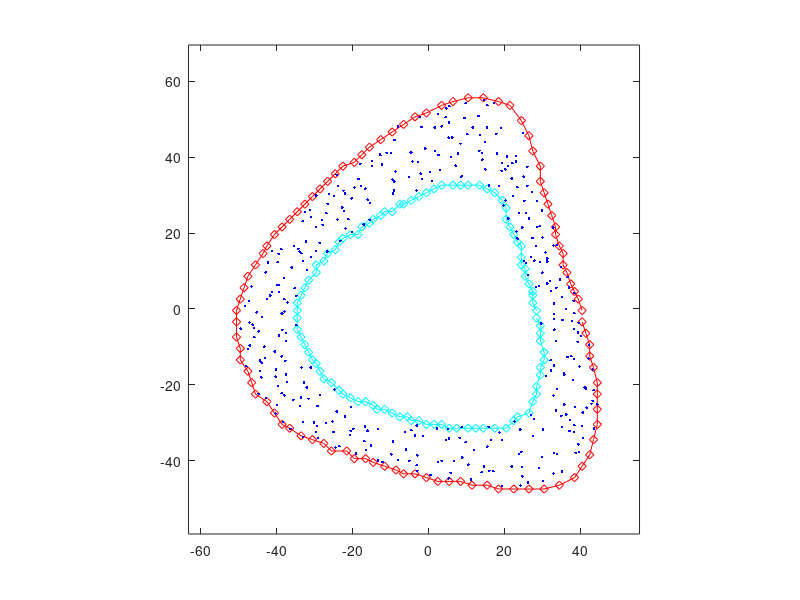

MATLAB code for this plot: (Note: this script raises an error after producing the figure.)
close all;
clear all;
%
% THIS PROGRAM COMPUTES PERIBFR AND ENDOBFR FOR A PARA LIST IN YOUNG AND
% FOR AGED BONE CELL NETWORKS EXPOSED TO DISTINCT PROTOCOLS.  This program
% computes PeriBFR under the null hypothesis that a 12 para ABM (6 paras
% for young and 6 for aged) is sufficient to describe periosteal BFR
% induced by 10 protocols in young animals and by 7 protocols in aged
% animals.  



%% in this program, the fact that sigmoid equations are non zero at below
%% the min threshold has been accounted for by setting the Ca signaling
%% value representive of zero as 0.67 (which is the value of the expression
%% (100*1/(1+exp(5)).  This is true regardless of min and max thresholds
% %% 
% In this program, the osteocyte is the mechanosensor and all cells %
% communicate with all others.  While the model retains the previous
% hypothesis re the real-time signaling module (i.e., 6 paras Temax, Temin,
% Tcmax, Tcmin, Rt, M0), but Tcmax and Tcmin have been assigned arbitrary
% fixed values.  the remaining module has been completely modified.
%
% Now, once real-time signaling is obtained for each protocol in
% osteoblasts, a geometric moving average with an 'infinite' backwards
% window is computed to obtain downstream 'gene' expression that is
% activated due to real-time Ca2+ signaling where 'gene(t) =
% gene(t-1)*Decay+Ca(t)' and where 0<Decay<1.  The gene expression, when above a threshold
% ('GeneThreshold') when integrated over the protocol duration (+extratime)
% provides the osteogenic index ('OsteoIndex') for the protocol.  The
% 'OsteoIndex' is then related to MAR via a two parameter sigmoid that
% defines MARmax and OsteoIndexMax. When a cell has MAR=0, the
% corresponding MS for that cell equals 0, else MS = 100%.  In this
% fashion, MS and MAR are computed for each cell and used to calculate
% tissue level MS, MAR and BFR.
%
%

%%  Initial Parameter and Protocal Input


%  In this cell, the protocals and parameters are input, as are the
%  location of cells.  In addition, the neighborhood is set up for a radius
%  of 5 (need to change once code is finished.  The max time for each
%  protocal is also calculated (might want to do this on an individual
%  basis inside the prot loop instead???

%%%%%%%%%%%%%%%%%%%%%%%%%%%%%%%%%%%%%%%%%%%%%%%%%%%%
%   Input the variable sizes here
%   This program will only accept a single parameter list
%%%%%%%%%%%%%%%%%%%%%%%%%%%%%%%%%%%%%%%%%%%%%%%%%%%%

% reading the list of parameter and their values for the ABM
% Assumes the parameters are listed as follows:
% Temax,Temin,Rt,M0,Decay,GeneThreshold,OsteoIndexMax,MARmax

%  Due to prior investigation, TCmin and TCmax parameters were robust (or
%  in Thomas's wording irrelevant) so they are arbitrarily specified as a
%  non-zero value.
Tcmin = 2.5;% TCmax is really irrelevant....

paralist=dlmread('para.txt');
npara=size(paralist,1)
nABM=size(paralist,2) % Number of columns representing number of parameters (no use as of yet)

% input the parameter which is the same for the 8 para ABM between young
% and old ABMs
Samepara=input('Para number in 6 para ABM which is the same between young and aged ABMs?');

if Samepara > 0
    paralist(:,Samepara)=(paralist(:,Samepara)+paralist(:,Samepara+nABM/2))/2;
    paralist(:,Samepara+nABM/2)=paralist(:,Samepara);
end

% reading the protocols
% PROTOCOLS ARE SPECIFIED AS FOLLOWS
% Strain, Total Cycles, Rest Interval, Cycle Grouping (following which, rest is inserted)!
% e.g., 1250,50, 10,5 would implie a protocol inducing 1250 me strain for 50 cycles with a 10-s rest
% inserted between every 5 load cycles.

%  Because this program requires information from both young and aged data
%  sets, we are reading these data sets individual and using them when
%  necessary.

%  Reading old Protocol list
prot_old=dlmread('prot_old7.txt');  %i.e. 'loading waveforms'
nprot_old=size(prot_old,1);  %number of protocals to examine

%  Reading young protocol list
prot_young=dlmread('prot_young.txt');
nprot_young=size(prot_young,1);

%  Combining young and aged protocol lists
prot = [prot_young;prot_old];
nprot = nprot_young + nprot_old;
%nprot=1
% extratime=input('how many extra seconds should real-time signaling be computed for?');
extratime=200;
prottime=((prot(:,4)+prot(:,3)).*prot(:,2)./prot(:,4));
maxtime=((prot(:,4)+prot(:,3)).*prot(:,2)./prot(:,4))+extratime;

%
% program to read cell co-ordinates
% reading osteoblasts; remember that endocortical then periosteal
% osteoblast


%  Reading in cell locations for young animals.
d_young =dlmread('oblast young.txt');
nob_young=size(d_young,1)/2;
obxy_young=reshape(d_young,nob_young,2); % Takes array 'd' and creates a two column matrix with x-cord (column 1) and y-cord (column 2)

e_young=dlmread('ocytes young.txt');
noc_young=size(e_young,1)/2;
ocxy_young=reshape(e_young,noc_young,2); % Same as procedure for obxy above
ncell_young=nob_young+noc_young;

% cellxy order- endo oblasts, peri oblast, ocytes
figure(2);
cellxy_young=[obxy_young; ocxy_young];  % 'cellxy' is a combination of obxy and ocxy with obxy appearing first
plot(cellxy_young(1:nob_young/2,1),cellxy_young(1:nob_young/2,2),'-cd',cellxy_young(nob_young/2+1:nob_young,1),...
    cellxy_young(nob_young/2+1:nob_young,2),'-rd',cellxy_young(nob_young+1:ncell_young,1),cellxy_young(nob_young+1:ncell_young,2),'b.')
hold on  % allows subsequent plotting commands to occur in existing window

% Setting Plot Dimensions
axis([min(cellxy_young(:,1))*1.25,max(cellxy_young(:,1))*1.25,min(cellxy_young(:,2))*1.25,max(cellxy_young(:,2))*1.25])
axis equal %resizes the figure window appropriately


%  Reading in cell loctions for aged animals.
d_old =dlmread('oblast aged.txt');
nob_old=size(d_old,1)/2;
obxy_old=reshape(d_old,nob_old,2); % Takes array 'd' and creates a two column matrix with x-cord (column 1) and y-cord (column 2)

%reading osteocytes for aged
e_old=dlmread('ocytes aged.txt');
noc_old=size(e_old,1)/2;
ocxy_old=reshape(e_old,noc_old,2); % Same as procedure for obxy above
ncell_old=nob_old+noc_old;

% cellxy order- endo oblasts, peri oblast, ocytes
figure(1);
cellxy_old=[obxy_old; ocxy_old];  % 'cellxy' is a combination of obxy and ocxy with obxy appearing first
plot(cellxy_old(1:nob_old/2,1),cellxy_old(1:nob_old/2,2),'-cd',cellxy_old(nob_old/2+1:nob_old,1),...
    cellxy_old(nob_old/2+1:nob_old,2),'-rd',cellxy_old(nob_old+1:ncell_old,1),cellxy_old(nob_old+1:ncell_old,2),'b.')
hold on  % allows subsequent plotting commands to occur in existing window

% Setting Plot Dimensions
axis([min(cellxy_old(:,1))*1.25,max(cellxy_old(:,1))*1.25,min(cellxy_old(:,2))*1.25,max(cellxy_old(:,2))*1.25])
axis equal %resizes the figure window appropriately




%rad=input('what is the canalicular length? ');
rad=5;


%  This section of code calculates the network for young animals.

% computing the network, i.e., what cells are connected to what
% first determining the length between a given cell and all other cells in
% the network using pdist and then saving cell ids if within a specified
% radius
%
distance_young=squareform(pdist(cellxy_young));  %  Measure distance from cell to cell and outputs it in a square matrix
distance_young(1:nob_young,1:nob_young)=0.;
agentset_young = distance_young > 0 & distance_young < rad; % 1 if connected 0 if not
agentset_young = double(agentset_young);
%
%%%%%%%%%%%%%%%%%%%%%%%%%%%%%%%%%%%%%%%%%%%%%%%%%%%%%%%%%%%%
% specifying osteoblast to osteoblast connectivity at endo and peri
% surfaces
for i=2:nob_young/2-1
    agentset_young(i,i-1)=1;
    agentset_young(i,i+1)=1;
    agentset_young(i+nob_young/2,i+nob_young/2-1)=1;
    agentset_young(i+nob_young/2,i+nob_young/2+1)=1;
end
% osteoblast connectivities for ob number 1 and nob/2 on endocortical surface
agentset_young(1,2)=1;
agentset_young(1,nob_young/2)=1;
agentset_young(nob_young/2,1)=1;
agentset_young(nob_young/2,nob_young/2-1)=1;
% osteoblast connectivities for ob number nob/2+1 and nob on periosteal surface
agentset_young(1+nob_young/2,nob_young/2+2)=1;
agentset_young(1+nob_young/2,nob_young)=1;
agentset_young(nob_young,1+nob_young/2)=1;
agentset_young(nob_young,nob_young-1)=1;
%%%%%%%%%%%%%%%%%%%%%%%%%%%%%%%%%%%%%%%%%%%%%%%%%%%%%%%%%%%%

agentcount_young = sum(agentset_young,2); % Number of connections for each cell
dummyagentcount_young = agentcount_young;
dummyagentcount_young(dummyagentcount_young == 0) = 1;  % This steps allows for calculation of cells w/out neighbors
%%%%%%%%%%%%%%%%%%%%%%%%%%%%%%%%%%%%%%%%%%%%%%%%%%%%%%%%%%%%

%  This section of code calculates the network for aged animals.

% computing the network, i.e., what cells are connected to what
% first determining the length between a given cell and all other cells in
% the network using pdist and then saving cell ids if within a specified
% radius
%
distance_old=squareform(pdist(cellxy_old));  %  Measure distance from cell to cell and outputs it in a square matrix
distance_old(1:nob_old,1:nob_old)=0.;
agentset_old = distance_old > 0 & distance_old < rad; % 1 if connected 0 if not
agentset_old = double(agentset_old);
%
%%%%%%%%%%%%%%%%%%%%%%%%%%%%%%%%%%%%%%%%%%%%%%%%%%%%%%%%%%%%
% specifying osteoblast to osteoblast connectivity at endo and peri
% surfaces
for i=2:nob_old/2-1
    agentset_old(i,i-1)=1;
    agentset_old(i,i+1)=1;
    agentset_old(i+nob_old/2,i+nob_old/2-1)=1;
    agentset_old(i+nob_old/2,i+nob_old/2+1)=1;
end
% osteoblast connectivities for ob number 1 and nob/2 on endocortical surface
agentset_old(1,2)=1;
agentset_old(1,nob_old/2)=1;
agentset_old(nob_old/2,1)=1;
agentset_old(nob_old/2,nob_old/2-1)=1;
% osteoblast connectivities for ob number nob/2+1 and nob on periosteal surface
agentset_old(1+nob_old/2,nob_old/2+2)=1;
agentset_old(1+nob_old/2,nob_old)=1;
agentset_old(nob_old,1+nob_old/2)=1;
agentset_old(nob_old,nob_old-1)=1;
%%%%%%%%%%%%%%%%%%%%%%%%%%%%%%%%%%%%%%%%%%%%%%%%%%%%%%%%%%%%

agentcount_old = sum(agentset_old,2); % Number of connections for each cell
dummyagentcount_old = agentcount_old;
dummyagentcount_old(dummyagentcount_old == 0) = 1;  % This steps allows for calculation of cells w/out neighbors
%%%%%%%%%%%%%%%%%%%%%%%%%%%%%%%%%%%%%%%%%%%%%%%%%%%%%%%%%%%%

tic

%performing the real-time Ca to cell BFR by calling the following.
%%  Strain Calculation Portion (for all protocals!!!)

%%%%%%%%%%%%%%%%%%%%%%%%%%%%%%%%%%%%%%%%%%%%%%%%%%%%%%%%%%%%%%%%%%%%%%%%%
% setting up the Moment of Inertia and Area variables for Strain
% Calculations...

% setting up the Moment of Inertia and Area variables for Strain
% Calculations in young bones
%
Ix_young = 4024620.0d+00;
Iy_young = 3278040.0d+00;
Ixy_young = -202161.0d+00;
Ixyx_young = Ix_young*Iy_young-Ixy_young^2;
Area_young = 4239.0d+00;

%%THESE VALUES ARE FOR AGED BONE- AVE CROSS_SECTION!!!
%
Ix_old = 4.02047d+006;
Iy_old = 3.53954d+006;
Ixy_old = 97445.7d+00;
Ixyx_old = Ix_old*Iy_old-Ixy_old^2;
Area_old = 3733.0d+00;


%determining the strains at the location of each cell based upon peak
%strains induced by a given protocol "prot"
%first determining the force, moment boundary conditions
% THESE VALUES HAVE ALSO BEEN CORRECTED AS APPROPRIATE FOR AGED BONES
%
%  Fz,Mx,My for all protocals (young first/ aged second)
;
Fz(1:nprot_young) = 0.736251/1600.0*prot(1:nprot_young,1);
Fz(nprot_young+1:nprot) = 0.736251/1620.7522*prot(nprot_young+1:nprot,1);
Mx(1:nprot_young) = 23.765/1600.0*prot(1:nprot_young,1);
Mx(nprot_young+1:nprot) = 23.765/1620.7522*prot(nprot_young+1:nprot,1);
My(1:nprot_young) = -112.079/1600.0*prot(1:nprot_young,1);
My(nprot_young+1:nprot) = -112.079/1620.7522*prot(nprot_young+1:nprot,1);

% determining strains and strain induced Ca responses in OSTEOCYTIC
% cells.  Assumes that osteocytes are mechanosensors and osteoblasts
% cannot sense mechanical strain.


%
%%  Input parameters into variables

rpBFR_Para=zeros(npara,nprot);
rpMAR_Para=zeros(npara,nprot);
rpMS_Para=zeros(npara,nprot);

for ipara=1:npara

    para(1:nABM)=paralist(ipara,1:nABM);

    temax=para(1);
    temin=0.0d+00;
    if (temin >= temax) % to prevent singularities
        temin=.9999*temax;
    end



    Rt=para(2);
    CaStore0=para(3);

    alphae=(temax-temin)/10.0d+00;
    alphaStore=CaStore0/10.0d+00;

    %Camin,Camax,MARmax,

    Decay=para(4);% decay factor for gene expression
    GeneThreshold=0.0d+00; %Gene amplitude threshold beyond which gene expression has influence upon MAR

    OsteoIndexMax=para(5);
    MARmax=para(6);

    MARCell=zeros(nprot,max(nob_young,nob_old));


    %%  Protocal Calcium Response (for all protocals!!!)

    %  Only ocytes respond to strain
    %  For each protocal CaStrain=CaStrain(iprot,:)
    CaStrain=zeros(nprot,max(ncell_young,ncell_old));
    Realtime=zeros(nprot,max(maxtime),max(nob_young,nob_old));
    RealtimeGene=zeros(nprot,max(maxtime),max(nob_young,nob_old));
    
    %realenergy=zeros(nprot,max(maxtime),max(ncell_young,ncell_old));
    %%  Protocal Loop
    nob=nob_young;
    ncell=ncell_young;
    noc=ncell-nob;
    cellxy=cellxy_young;
    agentset=agentset_young;
    dummyagentcount=dummyagentcount_young;

    Ix=Ix_young;
    Iy=Iy_young;
    Ixy=Ixy_young;
    Ixyx=Ixyx_young;
    Area=Area_young;
    
    strain = zeros(nprot,max(ncell_young,ncell_old));

    
    for iprot=1:nprot

        if iprot == nprot_young+1
            % setting all bone anatomy and network connections to aged bone
            % values
            nob=nob_old;
            ncell=ncell_old;
            noc=ncell-nob;
            cellxy=cellxy_old;
            agentset=agentset_old;
            dummyagentcount=dummyagentcount_old;

            Ix=Ix_old;
            Iy=Iy_old;
            Ixy=Ixy_old;
            Ixyx=Ixyx_old;
            Area=Area_old;
            
            % Reseting all exlicit para variables to the old ABM values.
            temax=para(1+6);
            temin=0.0d+00;
            Rt=para(2+6);
            CaStore0=para(3+6);
            Decay=para(4+6);% decay factor for gene expression
            GeneThreshold=0.0d+00; %Gene amplitude threshold beyond which gene expression has influence upon MAR
            OsteoIndexMax=para(5+6);
            MARmax=para(6+6);
            
            if (temin >= temax) % to prevent singularities
                temin=.9999*temax;
            end
            alphae=(temax-temin)/10.0d+00;
            alphaStore=CaStore0/10.0d+00;
        end
        
        strain(iprot,1:ncell)=abs(Fz(iprot)./Area+cellxy(1:ncell,2).*(Mx(iprot)*Iy-My(iprot)*Ixy)/Ixyx-...
        cellxy(1:ncell,1).*(My(iprot)*Ix-Mx(iprot)*Ixy)/Ixyx)*1.0d+06;
  
        CaStrain(iprot,nob+1:ncell)=100./(1.+exp(-(strain(iprot,nob+1:ncell)-...
            (temax+temin)/2.0)/alphae));%Ocyte is the mechanosensor

        %  Initiating for storage purposes
        CaCell=zeros(maxtime(iprot),nob);

        Gene=zeros(maxtime(iprot)+extratime/2,nob);

        Energy=ones(1,ncell).*CaStore0;
        CaComm=zeros(1,ncell);  %  Initialize communication equal to zero for t=1
        CaActual=zeros(1,ncell);%  This will be fed into CaCell and used for communication

        %%%%%%%%%%%% NOTE %%%%%%%%%%%%%%%%%%%
        % The first index it CaCell is t=1
        % That means there is no t=0
        %%%%%%%%%%%%%%%%%%%%%%%%%%%%%%%%%%%%%


        keystim = 0;     %   If Keystim equals 1 stimulus is OFF
        %   If Keystim equals 0 stimulus is ON

        keycycle = 0;    %   Keycycle used to track cycle groupin


        %   First Time Loop is for Strain portion
        %   Second Time Loop is for Communication during 'Extra Time'
        for t=1:prottime(iprot)

            % replenishing the stores if the cell is quiet
            Energy(CaActual<=1.0d-06)=Energy(CaActual<=1.0d-06)+Rt*1./(1+exp((Energy(CaActual<=1.0d-06)-CaStore0/2)/alphaStore));
            Energy(Energy>CaStore0) = CaStore0;
            %realenergy(iprot,t,1:ncell)=Energy(1:ncell);

            %%%%% keystim equal to 0 means stimulus on
            if keystim == 0

                %new communication try
                CaComm=transpose((agentset*(transpose(CaActual)))./dummyagentcount);
                CaComm(CaComm <= Tcmin) = 0;


                % This sets CaActual to the higher value between strain and
                % communication induced calcium
                CaActual=max([CaStrain(iprot,1:ncell);CaComm],[],1);
                % This sets CaActual to the minimum between the desired
                % response and what is allowable due to energy levels
                CaActual=min([CaActual;Energy],[],1);
            else
                CaComm=transpose((agentset*(transpose(CaActual)))./dummyagentcount);
                CaComm(CaComm <= Tcmin) = 0;
                % This sets CaActual to the minimum between the desired
                % response and what is allowable due to energy levels
                CaActual=min([CaComm;Energy],[],1);
            end

            %%%%%% Setting small signals equal to zero%%%%%
            CaActual(CaActual < 0.67) = 0.0d+00; % correction for the sigmoid value when under min threshold
            % value of 100*1/(1+exp(5))

            % Depleting energy due to response
            Energy = Energy - CaActual;
            Energy(Energy< 0) = 0;

            %%%%%%%%%%%%%%%%%%%%%%%%%%%%%%%%%%%%%%%%%%%%%%%
            %%% Used to track when stimulus is applied %%%%

            keycycle = keycycle + 1;
            if (keycycle == prot(iprot,4))
                keystim = 1;
            end
            if (keycycle == prot(iprot,3) + prot(iprot,4))
                keystim = 0;
                keycycle = 0;
            end
            %%%%%%%%%%%%%%%%%%%%%%%%%%%%%%%%%%%%%%%%%%%%%%
            %%%%%%%%%%%%%%%%%%%%%%%%%%%%%%%%%%%%%%%%%%%%%%

            CaCell(t,:)=CaActual(1:nob);
            if t>1
                Gene(t,:)=Decay*Gene(t-1,:)+CaCell(t,:);%Computing the gene transcription
                %occuring in the real-time based upon geometrically weighted moving
                %averages with an infinite backward window
            end

            Realtime(iprot,t,:)=CaActual(1:nob);
            RealtimeGene(iprot,t,:)=Gene(t,:);

        end


        %%%%% Extra Time %%%%%%
        %Rt=0.01*Rt
        for t=prottime(iprot)+1:maxtime(iprot)
            % replenishing the stores if the cell is quiet

            Energy(CaActual<=1.0d-06)=Energy(CaActual<=1.0d-06)+Rt*1./(1+exp((Energy(CaActual<=1.0d-06)-CaStore0/2)/alphaStore));
            Energy(Energy>CaStore0)=CaStore0;
            %realenergy(iprot,t,1:ncell)=Energy(1:ncell);

            CaComm=transpose((agentset*(transpose(CaActual)))./dummyagentcount);
            CaComm(CaComm <= Tcmin) = 0;

            % This sets CaActual to the minimum between the desired
            % response and what is allowable due to energy levels
            CaActual=min([CaComm;Energy],[],1);

            %%%%%% Setting small signals equal to zero%%%%%
            CaActual(CaActual < 0.67) = 0.0d+00;% correction for the sigmoid value when under min threshold

            % Depleting energy due to response
            Energy = Energy - CaActual;
            Energy(Energy< 0) = 0;

            CaCell(t,:)=CaActual(1:nob);
            Gene(t,:)=Decay*Gene(t-1,:)+CaCell(t,:);%Computing the gene transcription
            %occuring in the real-time based upon geometrically weighted moving
            %averages with an infinite backward window

            Realtime(iprot,t,:)=CaActual(1:nob);
            RealtimeGene(iprot,t,:)=Gene(t,:);
        end
        %%%%%%%%%%%%%%%%%%%%%%%%%%%%%%%%%%%%%%%%%%%%%%%%%%%%%%%%%%%%%%%%%%%%%%%%%%%
        %Computing Gene transcription for a bit after the protocol ends
        %for all but the largest protocol (typically rest-inserted,
        %which really does not require any more computation than that
        %allowed by the 'extratime' number...
        endtime=max(maxtime);
        if maxtime(iprot)<max(maxtime)
            endtime=maxtime(iprot)+extratime/2;
            CaCell=[CaCell;zeros(extratime/2,nob)];
        end

        for t=maxtime(iprot)+1:endtime
            Gene(t,:)=Decay*Gene(t-1,:)+CaCell(t,:);%Computing the gene transcription
            %occuring in the real-time based upon geometrically weighted moving averages with an infinite backward window
        end
        %%%%%%%%%%%%%%%%%%%%%%%%%%%%%%%%%%%%%%%%%%%%%%%%%%%%%%%%%%%%%%%%%%%%%%%%%%%
        Gene=Gene-GeneThreshold;
        Gene(Gene<0)=0.;
        OsteoIndex=zeros(1,nob);
        OsteoIndex=sum(Gene,1);
        MARCell(iprot,OsteoIndex>0)=MARmax*1./(1+exp(-(OsteoIndex(OsteoIndex>0)-OsteoIndexMax/2)/0.1/OsteoIndexMax));
        %
        %
    end
    % %


    BFRPeri=zeros(nprot,1);%periosteal tissue level BFR
    BFREndo=zeros(nprot,1);%endocortical tissue level BFR
    MARPeri=zeros(nprot,1);%periosteal tissue level MAR
    MAREndo=zeros(nprot,1);%endocortical tissue level MAR
    MSPeri=zeros(nprot,1);%periosteal tissue level MS
    MSEndo=zeros(nprot,1);%endocortical tissue level MS

    for iprot=1:nprot
        if nnz(MARCell(iprot,(nob/2 + 1):nob)) ~= 0
            MSPeri(iprot)=nnz(MARCell(iprot,(nob/2 + 1):nob))/nob*2*100;% MS is simply the no of cells that have nonzero MAR
            % Previously (before 04/08/2010), the MARPeri was computed
            % in-correctly where the MSPeri...was not enclosed within
            % brackets; this BUG has now been corrected
            MARPeri(iprot)=sum(MARCell(iprot,1+nob/2:nob))/(MSPeri(iprot)*nob/2/100.); %MAR is the non-zero ave of MAR in each cell
            BFRPeri(iprot)=MSPeri(iprot)*MARPeri(iprot)/100.;
        end
        %
        if nnz(MARCell(iprot,1:nob/2)) ~= 0
            MSEndo(iprot)=nnz(MARCell(iprot,1:nob/2))/nob*2*100;% MS is simply the no of cells that have nonzero MAR
            MAREndo(iprot)=sum(MARCell(iprot,1:nob/2))/(MSEndo(iprot)*nob/2/100.); %MAR is the non-zero ave of MAR in each cell
            BFREndo(iprot)=MSEndo(iprot)*MAREndo(iprot)/100.;
        end
    end
    %
    rpBFR_Para(ipara,:)=BFRPeri(:);
    rpMAR_Para(ipara,:)=MARPeri(:);
    rpMS_Para(ipara,:)=MSPeri(:);
end

toc

hold off
